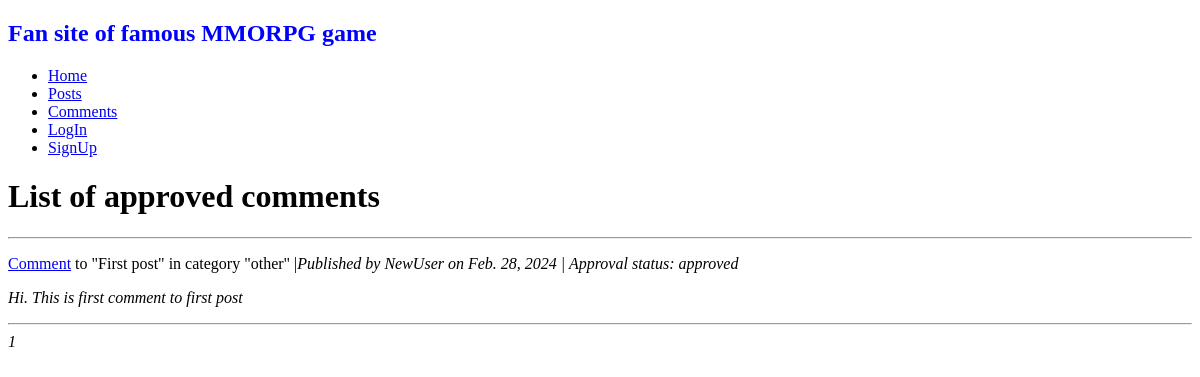
Page /noticeboard/comments/ on the earlier database version.
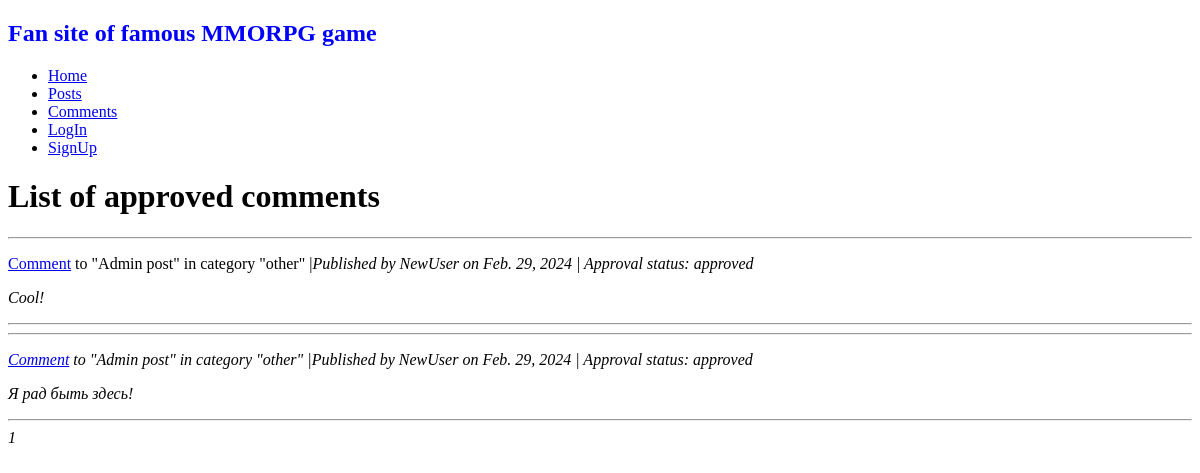
Same page on the later database version.
### noticeboard_app/models.py (models this page shows, shortened)
class Comment(models.Model):
    text = models.TextField(max_length = 1024)
    author = models.ForeignKey(User, on_delete = models.CASCADE)
    post = models.ForeignKey(Post, on_delete = models.CASCADE)
    date = models.DateField(auto_now_add = True)
    status =  models.CharField(max_length = 20, choices = APPROVAL_STATUS, default = 'undefined')

class Post(models.Model):
    name = models.CharField(max_length = 255)
    category = models.CharField(max_length = 20, choices = POSTCATEGORY, default = 'other')
    text = RichTextField()
    author = models.ForeignKey(User, on_delete = models.CASCADE)
    date = models.DateField(auto_now_add = True)
    def __str__(self):
        return self.name

### noticeboard_app/views.py (the view)
# urls.py: path('comments/', CommentList.as_view(), name="commentlist"),
class CommentList(ListView):
    model = Comment
    ordering = 'date'
    template_name = 'comment_list.html'
    context_object_name = 'commentlist'
    paginate_by = 10

### templates/comment_list.html (shortened to what this page needs)
{% extends "base.html" %}
{% block content %}
<h1>List of approved comments</h1>
{% if commentlist %}
        {% for p in commentlist %}
            {% if p.status == 'approved' %}
                <hr>
                <p><a href="{{p.pk}}">Comment</a> to "{{ p.post }}" in category "{{ p.post.category }}" |<i>Published by {{ p.author }} on {{ p.date }} | Approval status: {{p.status}} {{ p.approved }}<i></p>
                <p>{{ p.text|truncatewords:15 }}</a></p>
                <hr>
            {% endif %}
        {% endfor %}
{% else %}
    <h2>No comments yet!</h2>
{% endif %}
{{ page_obj.number }}
{% endblock content %}

### templates/base.html (shortened to what this page needs)
<!DOCTYPE html>
<html lang="en">
    <head>
        {% load static %}
        <link rel="stylesheet" type="text/css" href="{% static 'css/styles.css' %}">
    </head>
    <body>
        <nav class="navbar navbar-expand-lg navbar-dark bg-dark">
            <div class="container">
                <h2>Fan site of famous MMORPG game </h2>
                <div class="collapse navbar-collapse" id="navbarSupportedContent">
                    <ul class="navbar-nav ms-auto mb-2 mb-lg-0">
                        <li class="nav-item"><a class="nav-link active" aria-current="page" href="{% url 'home' %}">Home</a></li>
                        <li class="nav-item"><a class="nav-link" href="{% url 'postlist' %}">Posts</a></li>
                        <li class="nav-item"><a class="nav-link" href="{% url 'commentlist' %}">Comments</a></li>
                        {% if user.is_authenticated %}
                          <li class="nav-item"><a class="nav-link" href="{% url 'userpage' %}">My personal page</a></li>
                          <li class="nav-item"><a class="nav-link" href="{% url 'account_logout' %}">Log Out</a></li>
                        {% else %}
                          <li class="nav-item"><a class="nav-link" href="{% url 'account_login' %}">LogIn</a></li>
                          <li class="nav-item"><a class="nav-link" href="{% url 'account_signup' %}">SignUp</a></li>
                        {% endif %}
                    </ul>
                </div>
            </div>
        </nav>
    {% block content %}
    {% endblock content %}
    </body>
</html>

### static/css/styles.css (style rules this page uses)
h2 { color: blue; }

Differences in the rows shown:
no longer on this page (row edited): Comment: post "First post", post.category "other", author "NewUser", date "Feb. 28, 2024", status "approved", text "Hi. This is first comment to first post"
added Comment: post "Admin post", post.category "other", author "NewUser", date "Feb. 29, 2024", status "approved", text "Cool!"
added Comment: post "Admin post", post.category "other", author "NewUser", date "Feb. 29, 2024", status "approved", text "Я рад быть здесь!"
